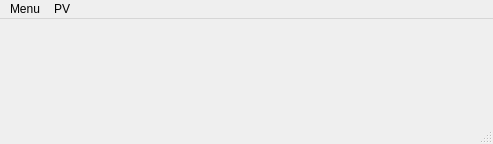
<?xml version="1.0" encoding="UTF-8"?>
<ui version="4.0">
 <class>MainWindow</class>
 <widget class="QMainWindow" name="MainWindow">
  <property name="windowModality">
   <enum>Qt::NonModal</enum>
  </property>
  <property name="geometry">
   <rect>
    <x>0</x>
    <y>0</y>
    <width>493</width>
    <height>144</height>
   </rect>
  </property>
  <property name="windowTitle">
   <string>MainWindow</string>
  </property>
  <widget class="QWidget" name="centralwidget"/>
  <widget class="QStatusBar" name="statusbar"/>
  <widget class="QMenuBar" name="menuBar">
   <property name="geometry">
    <rect>
     <x>0</x>
     <y>0</y>
     <width>493</width>
     <height>22</height>
    </rect>
   </property>
   <widget class="QMenu" name="menuMenu">
    <property name="title">
     <string>Menu</string>
    </property>
    <addaction name="fileAction"/> 
    <addaction name="separator"/>
    <addaction name="separator"/>
    <addaction name="reloadAction"/>
      <addaction name="exitAction"/>  
        <addaction name="separator"/>
    <addaction name="separator"/>
       <addaction name="aboutAction"/> 
   </widget>
   <widget class="QMenu" name="menuPV">
    <property name="title">
     <string>PV</string>
    </property>
    <addaction name="unconnectedAction"/>
   </widget>
   <addaction name="menuMenu"/>
   <addaction name="menuPV"/>
  </widget>
  <action name="exitAction">
   <property name="text">
    <string>&amp;Exit</string>
   </property>
  </action>
  <action name="reloadAction">
   <property name="text">
    <string>&amp;Reload</string>
   </property>
  </action>
  <action name="unconnectedAction">
   <property name="text">
    <string>&amp;Unconnected</string>
   </property>
   <property name="iconText">
    <string>Unconnected PV's</string>
   </property>
   <property name="toolTip">
    <string>Unconnected PV's</string>
   </property>
  </action>
  <action name="fileAction">
   <property name="text">
    <string>Open &amp;File</string>
   </property>
   <property name="toolTip">
    <string>Open File</string>
   </property>
  </action>
  <action name="aboutAction">
   <property name="text">
    <string>&amp;About</string>
   </property>
  </action>
 </widget>
 <resources/>
 <connections/>
</ui>
